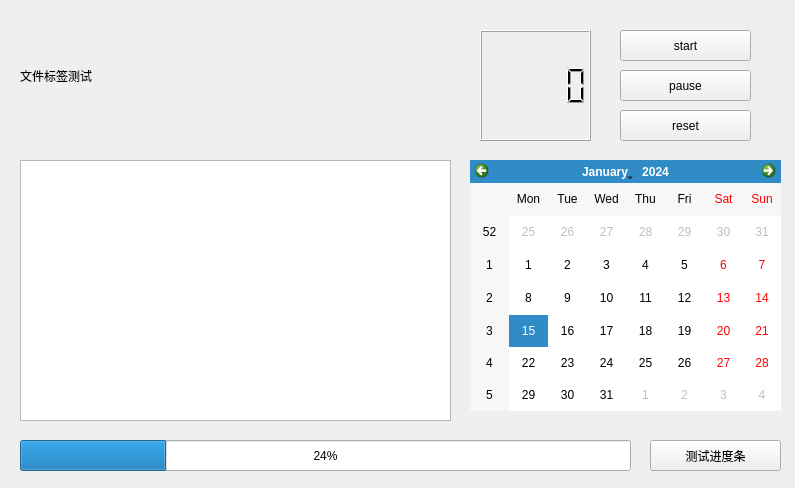
<?xml version="1.0" encoding="UTF-8"?>
<ui version="4.0">
 <class>Widget</class>
 <widget class="QWidget" name="Widget">
  <property name="geometry">
   <rect>
    <x>0</x>
    <y>0</y>
    <width>795</width>
    <height>488</height>
   </rect>
  </property>
  <property name="windowTitle">
   <string>Widget</string>
  </property>
  <widget class="QLabel" name="labeljpg">
   <property name="geometry">
    <rect>
     <x>20</x>
     <y>10</y>
     <width>401</width>
     <height>131</height>
    </rect>
   </property>
   <property name="text">
    <string>文件标签测试</string>
   </property>
  </widget>
  <widget class="QTextBrowser" name="textBrowser">
   <property name="geometry">
    <rect>
     <x>20</x>
     <y>160</y>
     <width>431</width>
     <height>261</height>
    </rect>
   </property>
  </widget>
  <widget class="QProgressBar" name="progressBar">
   <property name="geometry">
    <rect>
     <x>20</x>
     <y>440</y>
     <width>611</width>
     <height>31</height>
    </rect>
   </property>
   <property name="value">
    <number>24</number>
   </property>
  </widget>
  <widget class="QCalendarWidget" name="calendarWidget">
   <property name="geometry">
    <rect>
     <x>470</x>
     <y>160</y>
     <width>311</width>
     <height>251</height>
    </rect>
   </property>
  </widget>
  <widget class="QPushButton" name="pushButtonProgressBar">
   <property name="geometry">
    <rect>
     <x>650</x>
     <y>440</y>
     <width>131</width>
     <height>31</height>
    </rect>
   </property>
   <property name="text">
    <string>测试进度条</string>
   </property>
  </widget>
  <widget class="QLCDNumber" name="lcdNumber">
   <property name="geometry">
    <rect>
     <x>480</x>
     <y>30</y>
     <width>111</width>
     <height>111</height>
    </rect>
   </property>
  </widget>
  <widget class="QPushButton" name="pushbtnstart">
   <property name="geometry">
    <rect>
     <x>620</x>
     <y>30</y>
     <width>131</width>
     <height>31</height>
    </rect>
   </property>
   <property name="text">
    <string>start</string>
   </property>
  </widget>
  <widget class="QPushButton" name="pushbtnpause">
   <property name="geometry">
    <rect>
     <x>620</x>
     <y>70</y>
     <width>131</width>
     <height>31</height>
    </rect>
   </property>
   <property name="text">
    <string>pause</string>
   </property>
  </widget>
  <widget class="QPushButton" name="pushbtnreset">
   <property name="geometry">
    <rect>
     <x>620</x>
     <y>110</y>
     <width>131</width>
     <height>31</height>
    </rect>
   </property>
   <property name="text">
    <string>reset</string>
   </property>
  </widget>
 </widget>
 <resources/>
 <connections/>
</ui>
